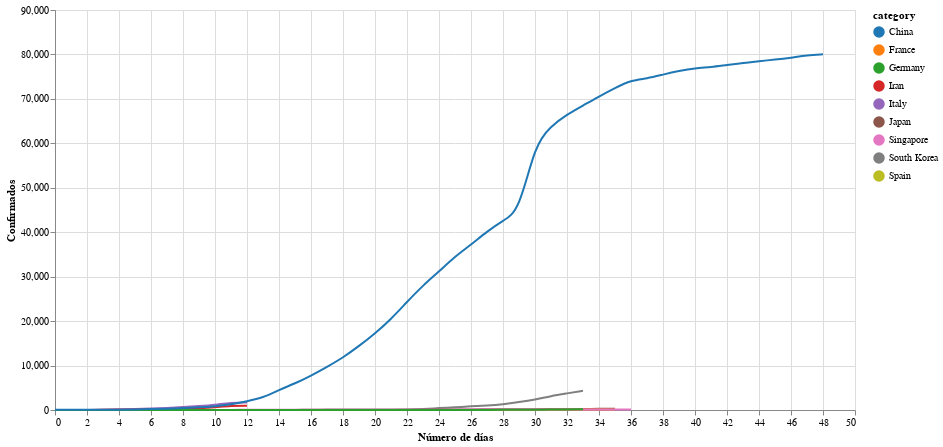

Notebook code for this chart:
### Markdown cell above
### Hasta la actualidad e incluyendo China

### Code cell
# collapse
# get data
response = requests.get('https://docs.google.com/spreadsheet/ccc?key=1Z7VQ5xlf3BaTx_LBBblsW4hLoGYWnZyog3jqsS9Dbgc&output=csv&gid=0')
assert response.status_code == 200, 'Wrong status code'
data = response.content
df = pd.read_csv(BytesIO(data))
df = df[df.columns[2:]][1:65].T.reset_index(drop=True)
col_names = df.iloc[0]
col_names[1] = 'Fecha'
df.columns = col_names
df = df.drop(df.index[0])
df['Fecha'] = pd.to_datetime(df['Fecha'], utc=True)
df = df.set_index('Fecha')
df = df.applymap(lambda a: str(a).replace(',',''))
df = df.apply(pd.to_numeric, errors='coerce')
keep = ['Spain', 'Italy', 'South Korea', 'Iran', 'Japan', 'France', 'Singapore', 'China', 'Germany']
df = df[keep]

# align data
aligned_data = {}
daily_delta = 2
plus_days = 35 + daily_delta
plus_spain = 6 + daily_delta
plus_iran = 11 + daily_delta
plus_italy = 11 + daily_delta
plus_china = 47 + daily_delta

aligned_data['Spain'] = np.array(df['Spain'][42:42+plus_spain])
aligned_data['Italy'] = np.array(df['Italy'][37:37+plus_italy])
aligned_data['South Korea'] = np.array(df['South Korea'][16:16+plus_days])
aligned_data['Iran'] = np.array(df['Iran'][37:37+plus_iran])
aligned_data['Japan'] = np.array(df['Japan'][14:14+plus_days])
aligned_data['France'] = np.array(df['France'][14:14+plus_days])
aligned_data['Singapore'] = np.array(df['Singapore'][12:12+plus_days])
aligned_data['Germany'] = np.array(df['Germany'][16:16+plus_days])
aligned_data['China'] = np.array(df['China'][0:0+plus_china])
df_aligned = pd.DataFrame(dict([(k,pd.Series(v)) for k,v in aligned_data.items() ]))
df = df_aligned

# plot

# color scheme
def my_theme():
    return {
        'config': {
            'range': {'category': {'scheme': 'category10'}}
        }
    }

# Register and enable.
alt.themes.register('my_theme', my_theme)
alt.themes.enable('my_theme')

source = df.reset_index().melt('index', var_name='category', value_name='Confirmados')
source.index = list(source.index)
source.index = source.index.astype(int)
selection = alt.selection_multi(fields=['category'], bind='legend')

line = alt.Chart(source).mark_line(interpolate='basis').encode(
    alt.X('index:Q', axis=alt.Axis(tickRound=True), title='Número de días'),
    alt.Y('Confirmados:Q'),
    alt.Color('category:N'),
    opacity=alt.condition(selection, alt.value(1), alt.value(0.2))
)

nearest = alt.selection(type='single', nearest=True, on='mouseover',
                        fields=['index'], empty='none')

# Transparent selectors across the chart. This is what tells us
# the x-value of the cursor
selectors = alt.Chart(source).mark_point().encode(
    x='index:Q',
    opacity=alt.value(0),
).add_selection(
    nearest
)

# Draw points on the line, and highlight based on selection
points = line.mark_point().encode(
    opacity=alt.condition(nearest, alt.value(1), alt.value(0))
)

# Draw text labels near the points, and highlight based on selection
text = line.mark_text(align='left', dx=5, dy=-5).encode(
    text=alt.condition(nearest, 'Confirmados:Q', alt.value(' '))
)

line = line.add_selection(
    selection
)

# Draw a rule at the location of the selection
rules = alt.Chart(source).mark_rule(color='gray').encode(
    x='index:Q',
).transform_filter(
    nearest
)

# Put the five layers into a chart and bind the data
alt.layer(
    line, selectors, points, rules, text
).properties(
    width=800, height=400
)

### Figure 1 — Vega-Lite specification as saved in the notebook (floating-point values rounded to 4 significant figures; data arrays with more than 128 entries replaced by an {"elided": "..."} marker saying what was removed)
{"config": {"range": {"category": {"scheme": "category10"}}}, "layer": [{"mark": {"type": "line", "interpolate": "basis"}, "encoding": {"color": {"type": "nominal", "field": "category"}, "opacity": {"condition": {"value": 1, "selection": "selector020"}, "value": 0.2}, "x": {"type": "quantitative", "axis": {"tickRound": true}, "field": "index", "title": "Número de días"}, "y": {"type": "quantitative", "field": "Confirmados"}}, "selection": {"selector020": {"type": "multi", "fields": ["category"], "bind": "legend"}}}, {"mark": "point", "encoding": {"opacity": {"value": 0}, "x": {"type": "quantitative", "field": "index"}}, "selection": {"selector021": {"type": "single", "nearest": true, "on": "mouseover", "fields": ["index"], "empty": "none"}}}, {"mark": "point", "encoding": {"color": {"type": "nominal", "field": "category"}, "opacity": {"condition": {"value": 1, "selection": "selector021"}, "value": 0}, "x": {"type": "quantitative", "axis": {"tickRound": true}, "field": "index", "title": "Número de días"}, "y": {"type": "quantitative", "field": "Confirmados"}}}, {"mark": {"type": "rule", "color": "gray"}, "encoding": {"x": {"type": "quantitative", "field": "index"}}, "transform": [{"filter": {"selection": "selector021"}}]}, {"mark": {"type": "text", "align": "left", "dx": 5, "dy": -5}, "encoding": {"color": {"type": "nominal", "field": "category"}, "opacity": {"condition": {"value": 1, "selection": "selector020"}, "value": 0.2}, "text": {"condition": {"type": "quantitative", "field": "Confirmados", "selection": "selector021"}, "value": " "}, "x": {"type": "quantitative", "axis": {"tickRound": true}, "field": "index", "title": "Número de días"}, "y": {"type": "quantitative", "field": "Confirmados"}}}], "data": {"name": "data-a3dbac7746a3e0bb8539c1e00606d20e"}, "height": 400, "width": 800, "$schema": "https://vega.github.io/schema/vega-lite/v4.0.2.json", "datasets": {"data-a3dbac7746a3e0bb8539c1e00606d20e": {"elided": "441 records"}}}
